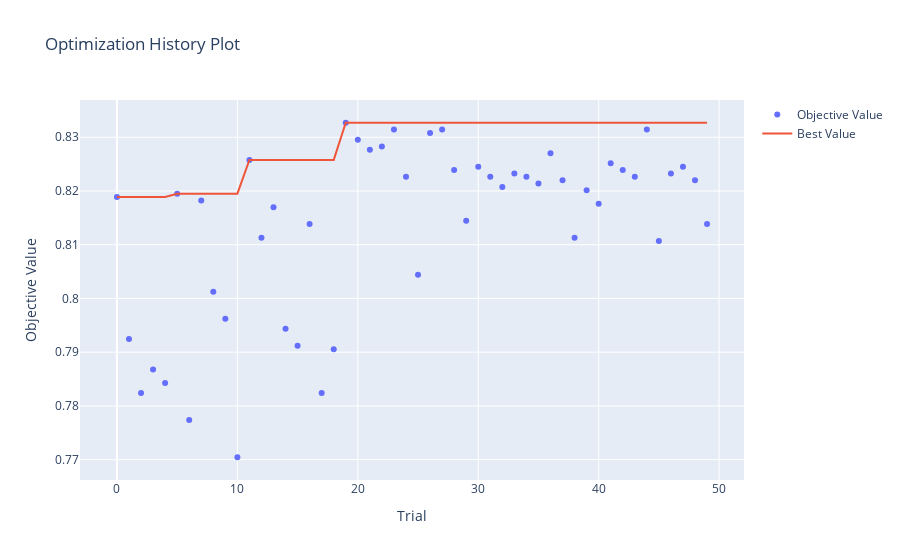
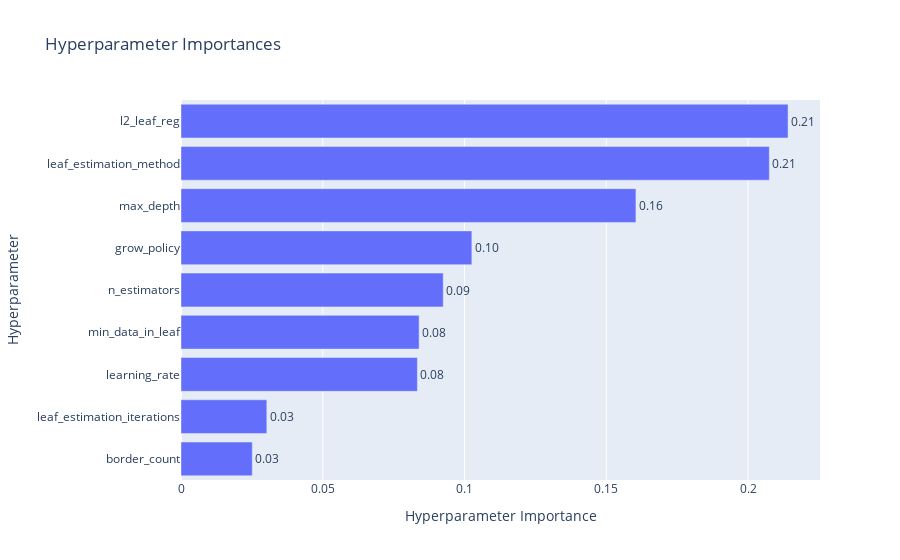

The notebook cell saved with these charts, in order:
### Markdown cell above
#### Third Alghoritm: Catboost

### Code cell
def objective(trial):
    X_train, X_test, y_train, y_test = train_test_split(X, y, test_size=0.2, random_state=1)
    XX = pd.get_dummies(pd.concat([X_train, X_test], sort=False))
    X_train, X_test = XX.loc[X_train.index], XX.loc[X_test.index]

    X_train = clean_feature_names(X_train)
    X_test = clean_feature_names(X_test)

    X_train, X_test = X_train.align(X_test, join='inner', axis=1)

    scale_pos_weight = len(y[y == 0]) / len(y[y == 1])

    params = {
        'n_estimators': trial.suggest_int('n_estimators', 100, 500),
        'learning_rate': trial.suggest_float('learning_rate', 0.01, 0.2, log=True),
        'max_depth': trial.suggest_int('max_depth', 5, 15),
        'l2_leaf_reg': trial.suggest_float('l2_leaf_reg', 1e-3, 10),
        'border_count': trial.suggest_int('border_count', 32, 255),
        'grow_policy': trial.suggest_categorical('grow_policy', ['SymmetricTree', 'Depthwise', 'Lossguide']),
        'min_data_in_leaf': trial.suggest_int('min_data_in_leaf', 1, 50),
        'leaf_estimation_iterations': trial.suggest_int('leaf_estimation_iterations', 1, 10),
        'leaf_estimation_method': trial.suggest_categorical('leaf_estimation_method', ['Newton', 'Gradient']),
        'scale_pos_weight': scale_pos_weight, 
        'verbose': False
    }

    kf = StratifiedKFold(n_splits=10, shuffle=True, random_state=42)
    scores = []

    for train_index, val_index in kf.split(X_train, y_train):
        X_fold_train, X_fold_val = X_train.iloc[train_index], X_train.iloc[val_index]
        y_fold_train, y_fold_val = y_train.iloc[train_index], y_train.iloc[val_index]

        model = cb.CatBoostClassifier(**params)
        model.fit(X_fold_train, y_fold_train)
        probas = model.predict_proba(X_fold_val)[:, 1] 
        top_indices = np.argsort(probas)[-1698:]  
        top_positives = y_fold_val.iloc[top_indices].sum() 
        total_positives = y_fold_val.sum() 
        scores.append(top_positives / total_positives if total_positives > 0 else 0)  

    return np.mean(scores)

sampler = optuna.samplers.TPESampler(seed=42)
study = optuna.create_study(direction='maximize', sampler=sampler)
study.optimize(objective, n_trials=50)

best_params = study.best_params
best_score = study.best_value

print("Best Hyperparameters:", best_params)
print("Best Score for Top 50,000:", best_score)


history_plot = vis.plot_optimization_history(study)
history_plot.show()

importance_plot = vis.plot_param_importances(study)
importance_plot.show()

slice_plot = vis.plot_slice(study)
slice_plot.show()

### Figure 1 — Plotly figure (JSON) as saved in the notebook; plotly's stock layout.template omitted (floating-point values rounded to 4 significant figures)
{"data": [{"mode": "markers", "name": "Objective Value", "type": "scatter", "x": [0, 1, 2, 3, 4, 5, 6, 7, 8, 9, 10, 11, 12, 13, 14, 15, 16, 17, 18, 19, 20, 21, 22, 23, 24, 25, 26, 27, 28, 29, 30, 31, 32, 33, 34, 35, 36, 37, 38, 39, 40, 41, 42, 43, 44, 45, 46, 47, 48, 49], "y": [0.8189, 0.7925, 0.7824, 0.7868, 0.7843, 0.8195, 0.7774, 0.8182, 0.8013, 0.7962, 0.7704, 0.8258, 0.8113, 0.817, 0.7943, 0.7912, 0.8138, 0.7824, 0.7906, 0.8327, 0.8296, 0.8277, 0.8283, 0.8314, 0.8226, 0.8044, 0.8308, 0.8314, 0.8239, 0.8145, 0.8245, 0.8226, 0.8208, 0.8233, 0.8226, 0.8214, 0.827, 0.822, 0.8113, 0.8201, 0.8176, 0.8252, 0.8239, 0.8226, 0.8314, 0.8107, 0.8233, 0.8245, 0.822, 0.8138]}, {"mode": "lines", "name": "Best Value", "type": "scatter", "x": [0, 1, 2, 3, 4, 5, 6, 7, 8, 9, 10, 11, 12, 13, 14, 15, 16, 17, 18, 19, 20, 21, 22, 23, 24, 25, 26, 27, 28, 29, 30, 31, 32, 33, 34, 35, 36, 37, 38, 39, 40, 41, 42, 43, 44, 45, 46, 47, 48, 49], "y": [0.8189, 0.8189, 0.8189, 0.8189, 0.8189, 0.8195, 0.8195, 0.8195, 0.8195, 0.8195, 0.8195, 0.8258, 0.8258, 0.8258, 0.8258, 0.8258, 0.8258, 0.8258, 0.8258, 0.8327, 0.8327, 0.8327, 0.8327, 0.8327, 0.8327, 0.8327, 0.8327, 0.8327, 0.8327, 0.8327, 0.8327, 0.8327, 0.8327, 0.8327, 0.8327, 0.8327, 0.8327, 0.8327, 0.8327, 0.8327, 0.8327, 0.8327, 0.8327, 0.8327, 0.8327, 0.8327, 0.8327, 0.8327, 0.8327, 0.8327]}, {"marker": {"color": "#cccccc"}, "mode": "markers", "name": "Infeasible Trial", "showlegend": false, "type": "scatter", "x": [], "y": []}], "layout": {"title": {"text": "Optimization History Plot"}, "xaxis": {"title": {"text": "Trial"}}, "yaxis": {"title": {"text": "Objective Value"}}}}

### Figure 2 — Plotly figure (JSON) as saved in the notebook; plotly's stock layout.template omitted (floating-point values rounded to 4 significant figures)
{"data": [{"cliponaxis": false, "hovertemplate": ["border_count (IntDistribution): 0.025141387046015595<extra></extra>", "leaf_estimation_iterations (IntDistribution): 0.030275813928149542<extra></extra>", "learning_rate (FloatDistribution): 0.08338632489108658<extra></extra>", "min_data_in_leaf (IntDistribution): 0.08399206663655474<extra></extra>", "n_estimators (IntDistribution): 0.0924991524695669<extra></extra>", "grow_policy (CategoricalDistribution): 0.10259524215366063<extra></extra>", "max_depth (IntDistribution): 0.16046821635089287<extra></extra>", "leaf_estimation_method (CategoricalDistribution): 0.2075194124801225<extra></extra>", "l2_leaf_reg (FloatDistribution): 0.2141223840439505<extra></extra>"], "name": "Objective Value", "orientation": "h", "text": ["0.03", "0.03", "0.08", "0.08", "0.09", "0.10", "0.16", "0.21", "0.21"], "textposition": "outside", "type": "bar", "x": [0.02514, 0.03028, 0.08339, 0.08399, 0.0925, 0.1026, 0.1605, 0.2075, 0.2141], "y": ["border_count", "leaf_estimation_iterations", "learning_rate", "min_data_in_leaf", "n_estimators", "grow_policy", "max_depth", "leaf_estimation_method", "l2_leaf_reg"]}], "layout": {"title": {"text": "Hyperparameter Importances"}, "xaxis": {"title": {"text": "Hyperparameter Importance"}}, "yaxis": {"title": {"text": "Hyperparameter"}}}}
